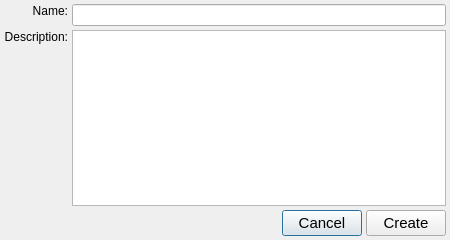
<?xml version="1.0" encoding="UTF-8"?>
<ui version="4.0">
 <class>CreateNewScriptDialog</class>
 <widget class="QDialog" name="CreateNewScriptDialog">
  <property name="geometry">
   <rect>
    <x>0</x>
    <y>0</y>
    <width>450</width>
    <height>240</height>
   </rect>
  </property>
  <property name="minimumSize">
   <size>
    <width>450</width>
    <height>240</height>
   </size>
  </property>
  <property name="windowTitle">
   <string>Dialog</string>
  </property>
  <layout class="QVBoxLayout" name="verticalLayout">
   <property name="spacing">
    <number>4</number>
   </property>
   <property name="leftMargin">
    <number>4</number>
   </property>
   <property name="topMargin">
    <number>4</number>
   </property>
   <property name="rightMargin">
    <number>4</number>
   </property>
   <property name="bottomMargin">
    <number>4</number>
   </property>
   <item>
    <layout class="QGridLayout" name="gridLayout">
     <property name="spacing">
      <number>4</number>
     </property>
     <item row="0" column="0">
      <widget class="QLabel" name="label">
       <property name="text">
        <string>Name:</string>
       </property>
       <property name="alignment">
        <set>Qt::AlignRight|Qt::AlignTop|Qt::AlignTrailing</set>
       </property>
      </widget>
     </item>
     <item row="0" column="1">
      <widget class="QLineEdit" name="lineEdit"/>
     </item>
     <item row="1" column="0">
      <widget class="QLabel" name="label_2">
       <property name="text">
        <string>Description:</string>
       </property>
       <property name="alignment">
        <set>Qt::AlignRight|Qt::AlignTop|Qt::AlignTrailing</set>
       </property>
      </widget>
     </item>
     <item row="1" column="1">
      <widget class="QPlainTextEdit" name="plainTextEdit"/>
     </item>
    </layout>
   </item>
   <item>
    <layout class="QHBoxLayout" name="horizontalLayout">
     <item>
      <spacer name="horizontalSpacer">
       <property name="orientation">
        <enum>Qt::Horizontal</enum>
       </property>
       <property name="sizeHint" stdset="0">
        <size>
         <width>40</width>
         <height>20</height>
        </size>
       </property>
      </spacer>
     </item>
     <item>
      <widget class="QPushButton" name="pushButtonCancel">
       <property name="font">
        <font>
         <pointsize>11</pointsize>
        </font>
       </property>
       <property name="text">
        <string>Cancel</string>
       </property>
      </widget>
     </item>
     <item>
      <widget class="QPushButton" name="pushButtonCreateScript">
       <property name="font">
        <font>
         <pointsize>11</pointsize>
        </font>
       </property>
       <property name="text">
        <string>Create</string>
       </property>
      </widget>
     </item>
    </layout>
   </item>
  </layout>
 </widget>
 <resources/>
 <connections/>
</ui>
